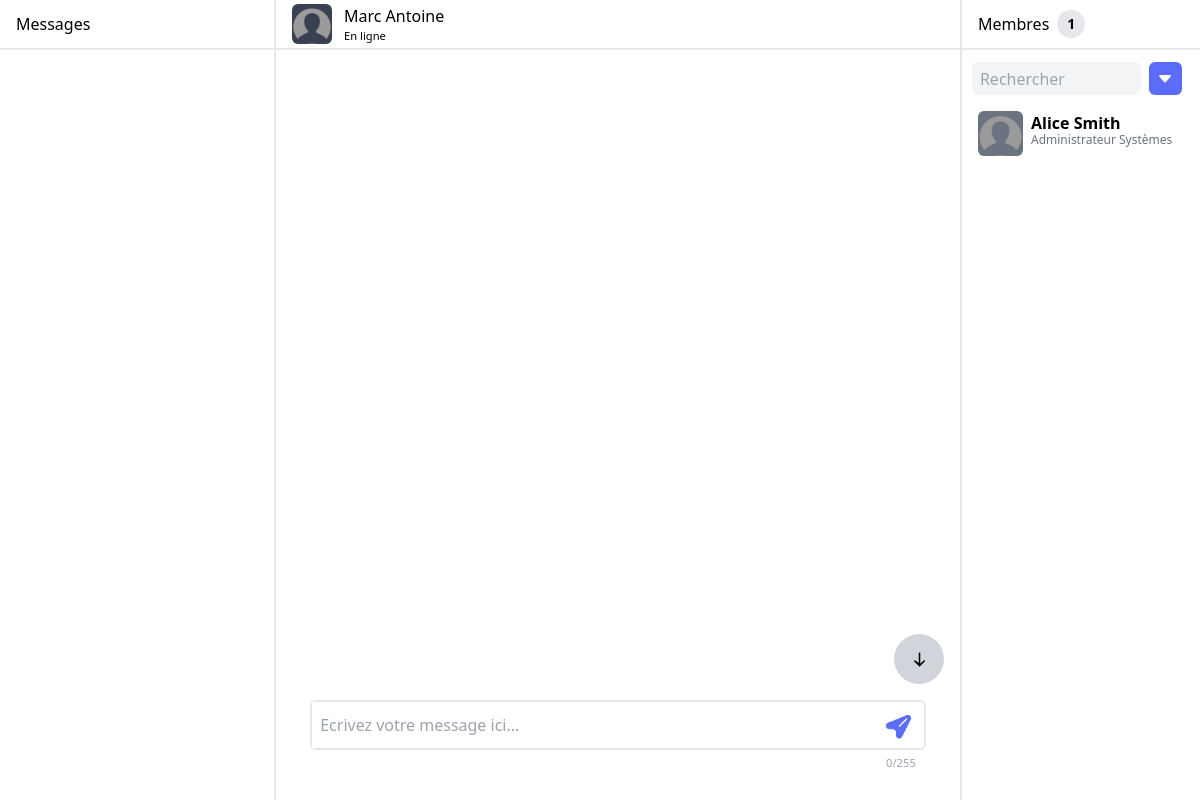
Page /ChatSphere/index.php on the earlier database version.
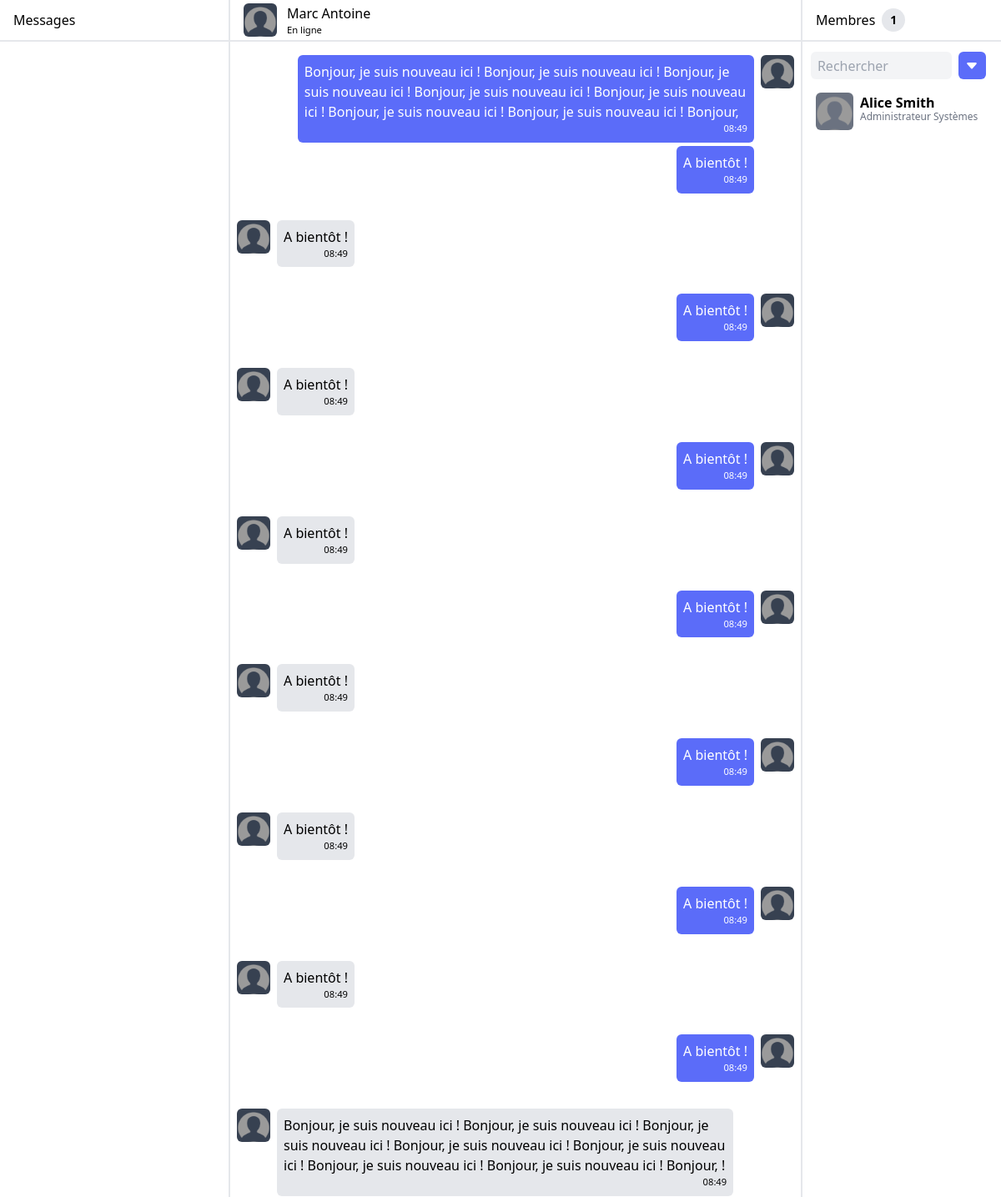
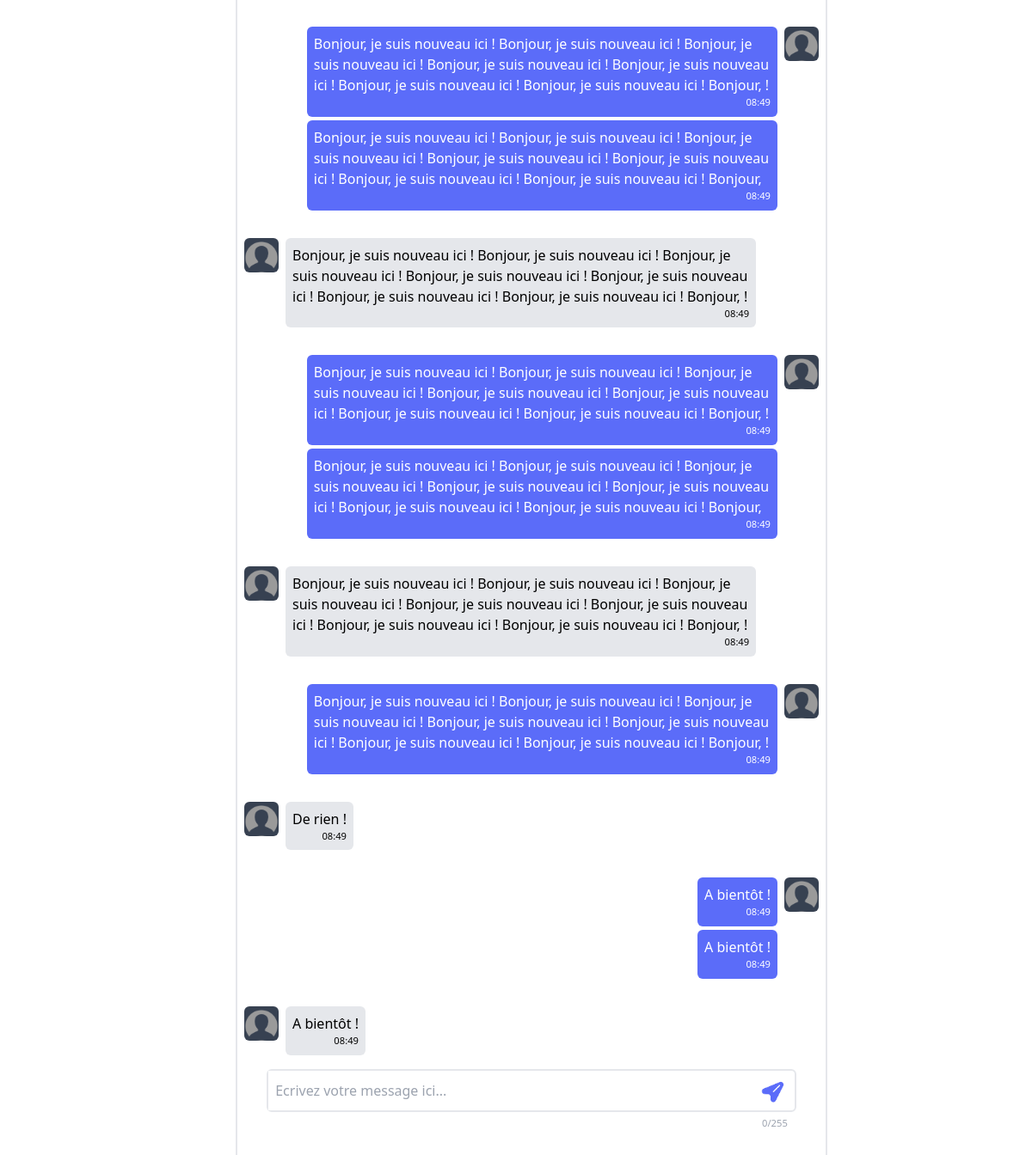
Same page on the later database version (2 pictures, top to bottom).
### tables this page shows
create table
    users(
        idUser int NOT NULL auto_increment,
        idEntreprise int not null,
        nom VARCHAR(50) NOT NULL,
        prenom VARCHAR(50) NOT null,
        email varchar(50) not null,
        hashedPass VARCHAR(50) NOT NULL,
        metier VARCHAR(50) NOT NULL,
        constraint PK_USER PRIMARY KEY(idUser),
        constraint FK_USER_ENTREPRISE FOREIGN KEY(idEntreprise) REFERENCES entreprises(idEntreprise)
    );

CREATE TABLE
    messages(
        idMessage int not null auto_increment,
        idDiscussion int not null,
        idUser int not null,
         
        content varchar(255) NOT NULL,
        timestamp TIMESTAMP DEFAULT CURRENT_TIMESTAMP,
        constraint PK_MESSAGES PRIMARY KEY(idMessage),
        constraint FK_MESSAGES_DISCUSSION FOREIGN KEY(idDiscussion) REFERENCES discussions(idDiscussion),
        constraint FK_MESSAGES_USER FOREIGN KEY(idUser) REFERENCES users(idUser)
    );

### ChatSphere/Controller/config_bdd.php (called while the page is built)
<?php
$serveur = "localhost";
$bdd = "syncpro";
$user = "root";
$mdp = "";

### ChatSphere/Model/model.class.php (called while the page is built)
<?php
class Modele
{
    private $unPDO;
    public function __construct($serveur, $bdd, $user, $mdp)
    {
        $this->unPDO = null;
        try {
            $url = "mysql:host=" . $serveur . ";dbname=" . $bdd;
            $this->unPDO = new PDO(
                $url,
                $user,
                $mdp,
                array(PDO::MYSQL_ATTR_INIT_COMMAND => "SET NAMES utf8")
            );
        } catch (PDOException $exp) {
            echo "<br> Erreur de connexion à la BDD!";
            echo $exp->getMessage();
        }
    }
    public function getAllColleagues($idUser)
    {
        $sql = "select * from users where idEntreprise = (select idEntreprise from users where idUser = :idUser ) and not idUser = :idUser ;";
        $donnees = array(
            ":idUser" => $idUser
        );
        $select = $this->unPDO->prepare($sql);
        $select->execute($donnees);
        return $select->fetchAll();
    }
    public function getAllMessages($idDiscussion)
    {
        $sql = "select * from messages where idDiscussion = :idDiscussion order by timestamp asc;";
        $donnees = array(
            ":idDiscussion" => $idDiscussion
        );
        $select = $this->unPDO->prepare($sql);
        $select->execute($donnees);
        return $select->fetchAll();
    }
}

### ChatSphere/Controller/controller.class.php (called while the page is built)
<?php
require_once("model/model.class.php");
class Controleur
{
    private $unModele;
    public function __construct($serveur, $bdd, $user, $mdp)
    {
        $this->unModele = new Modele($serveur, $bdd, $user, $mdp);
    }
    public function getAllColleagues($idUser)
    {
        return $this->unModele->getAllColleagues($idUser);
    }
    public function getAllMessages($idDiscussion)
    {
        return $this->unModele->getAllMessages($idDiscussion);
    }
}

### ChatSphere/Views/MessagesSection.php (the view, shortened to what this page needs)
<?php
$messagesDiscussion = $unControleur->getAllMessages(1);
?>
<div class="lg:w-[57%] w-full overflow-hidden">
    <nav class="w-full flex h-[50px]  border-b-2">
        <div class="flex w-full items-center ps-4 ">
            <div class="defaultAvatar bg-gray-700 aspect-square w-[40px] h-[40px] rounded-md"></div>
            <div class="flex flex-col ms-3">
                <p class=" w-full text-elipsis line-clamp-1">Marc Antoine</p>
                <span class="text-2xs">En ligne</span>
            </div>
        </div>
    </nav>
    <div class="flex flex-col h-[calc(100%-150px)] py-4 relative">
        <div class="messagesDiv overflow-y-auto">
            <?php
            $previousUser = null;
            foreach ($messagesDiscussion as $message) {
                if ($message['idUser'] == 1) {
                    if ($previousUser == null || $previousUser != $message['idUser']) {
                        echo "
                        <div class='msgMe flex justify-end " . ($previousUser == null ? "mt-0" : "mt-8") . "'>
                            <div class='flex flex-col bg-secondary text-white max-w-[80%] rounded-md p-2 mx-2 min-w-[75px]'>
                                <div>" . $message['content'] . "</div>
                                <div class='w-full flex justify-end items-center'>
                                    <span class='text-2xs'>" . substr($message['timestamp'], 11, 5) . "</span>
                                </div>
                            </div>
                            <div class='defaultAvatar bg-gray-700 aspect-square w-[40px] h-[40px] rounded-md mx-2 ms-0'></div>
                        </div>
                        ";
                    } else {
                        echo "
                        <div class='msgMe flex justify-end mt-1'>
                            <div class='flex flex-col bg-secondary text-white max-w-[80%] rounded-md p-2 mx-2 min-w-[75px]'>
                                <div>" . $message['content'] . "</div>
                                <div class='w-full flex justify-end items-center'>
                                    <span class='text-2xs'>" . substr($message['timestamp'], 11, 5) . "</span>
                                </div>
                            </div>
                            <div class='w-[40px] h-[40px] m-2 ms-0'></div>
                        </div>
                        ";
                    }
                } else {
                    if ($previousUser == null || $previousUser != $message['idUser']) {
                        echo "
                        <div class='msgOthers flex justify-start " . ($previousUser == null ? "mt-0" : "mt-8") . "'>
                            <div class='defaultAvatar bg-gray-700 aspect-square w-[40px] h-[40px] rounded-md mx-2 me-0'></div>
                            <div class='flex flex-col bg-gray-200 text-black max-w-[80%] rounded-md p-2 mx-2 min-w-[75px]'>
                                <div>" . $message['content'] . "</div>
                                <div class='w-full flex justify-end items-center'>
                                    <span class='text-2xs'>" . substr($message['timestamp'], 11, 5) . "</span>
                                </div>
                            </div>
                        </div>
                        ";
                    }
                }
                $previousUser = $message['idUser'];
            }
            ?>
        </div>
        <div onclick="scrollToBottom()" class="scrollToBottomButton w-[50px] h-[50px] bg-gray-300 rounded-full absolute bottom-0 right-0 mb-4 mr-4 flex justify-center items-center cursor-pointer select-none">
            <svg xmlns="http://www.w3.org/2000/svg" width="25" height="25" fill="currentColor" class="bi bi-arrow-down" viewBox="0 0 16 16">
                <path fill-rule="evenodd" d="M8 3.5a.5.5 0 0 1 .5.5v6.793l2.146-2.147a.5.5 0 1 1 .708.708l-3 3a.5.5 0 0 1-.708 0l-3-3a.5.5 0 0 1 .708-.708L7.5 10.293V4a.5.5 0 0 1 .5-.5Z" />
            </svg>
        </div>
    </div>
    <div class="flex h-[100px] justify-center bg-white">
        <div class="w-[90%] h-[50px] flex rounded-md border-2 border-gray-200 items-center relative">
            <input name="" id="messageInput" class="w-full h-full p-2 resize-none outline-none" placeholder="Ecrivez votre message ici..." maxlength="255"></input>
            <img src="../Assets/sendMessageButton.png" alt="" class="cursor-pointer h-[50px] w-[50px]">
            <div class="absolute -bottom-6 right-0 mr-2 text-2xs text-gray-400"><span id="characterCounter">0</span>/255</div>
        </div>
    </div>
</div>

### ChatSphere/index.php (shortened to what this page needs)
<?php
require_once("Controller/config_bdd.php");
require_once("Controller/controller.class.php");
$unControleur = new Controleur($serveur, $bdd, $user, $mdp);
?>
<!DOCTYPE html>
<html lang="en">
<head>
    <script src="https://cdn.tailwindcss.com"></script>
    <link rel="stylesheet" href="./css/index.css">
</head>
<body class="overflow-hidden">
    <div class="flex w-screen h-screen overflow-x-hidden">
        <?php
        require_once("Views/ConversationsSection.php");
        require_once("Views/MessagesSection.php");
        require_once("Views/MembersSection.php");
        ?>
    </div>
</body>
</html>

### ChatSphere/Views/ConversationsSection.php (shortened to what this page needs)
<aside id="convSection" class="lg:w-[23%] w-0 left-0 max-w-[100%]  h-screen absolute lg:relative lg:block lg:bg-white bg-gray-50 overflow-hidden transition-all duration-500 border-e-2">
    <div class="h-[50px] flex justify-between items-center p-4 border-b-2">
        <p>Messages</p>
    </div>
</aside>

### ChatSphere/Views/MembersSection.php (shortened to what this page needs)
<?php
$colleagues = $unControleur->getAllColleagues('1');
?>
<aside id="membersSection" class="lg:w-[20%] w-0 max-w-[100%] right-0 h-screen absolute lg:relative lg:block lg:bg-white bg-gray-50 overflow-hidden transition-all duration-500 border-s-2">
    <div class="h-[50px] flex justify-between items-center p-4 border-b-2">
        <p class="flex gap-2 items-center">Membres <span class="flex items-center justify-center font-semibold text-sm w-7 h-7 rounded-full bg-gray-200"><?php echo count($colleagues); ?></span></p>
    </div>
    <div class="flex flex-col items-center gap-4 relative min-h-[calc(100%-50px)] max-h-[calc(100%-50px)] overflow-hidden">
        <div class="flex w-full mt-3 max-h-[50px] justify-center ">
            <div class="flex w-11/12  justify-between">
                <input onkeyup="showColleaguesFiltered()" id="nameInput" type="text" placeholder="Rechercher" class="rounded-md bg-gray-100 px-2 py-1 w-10/12 focus:outline-border cursor-text text-gray-600">
                <button onclick='handleShowFilter()' class="bg-secondary mx-2 rounded-md w-2/12 max-w-[50px] aspect-square flex justify-center items-center">
                    <svg class="relative z-0" xmlns="http://www.w3.org/2000/svg" width="16" height="16" fill="white" class="bi bi-caret-down-fill" viewBox="0 0 16 16">
                        <path d="M7.247 11.14 2.451 5.658C1.885 5.013 2.345 4 3.204 4h9.592a1 1 0 0 1 .753 1.659l-4.796 5.48a1 1 0 0 1-1.506 0z" />
                    </svg>
                </button>
            </div>
        </div>
        <div id="membersWrapper" class="w-full flex flex-col gap-2 overflow-y-auto pb-2">
            <?php
            for ($i = 0; $i < count($colleagues); $i++) {
                echo "<div class='flex max-w-full mx-4 gap-2'>
                            <div class='defaultAvatar aspect-square rounded-md bg-gray-500 w-[45px] h-[45px]'></div>
                            <div class='flex flex-col'>
                                <p class='font-semibold w-full text-elipsis line-clamp-1'>" . $colleagues[$i]['nom'] . " " . $colleagues[$i]['prenom'] . "</p>
                                <span class='w-full line-clamp-1 text-elipsis text-gray-500 text-xs relative top-[-3px]'>" . $colleagues[$i]['metier'] . "</span>
                            </div>
                        </div>";
            }
            ?>
        </div>
</aside>

### ChatSphere/css/index.css (style rules this page uses)
body { margin: 0; }
.text-2xs { font-size: 0.7rem; }
.defaultAvatar { background-image: url("../images/User-Profile.png"); background-position-y: center; background-size: contain; }

Differences in the rows shown:
added messages: content "Bonjour, je suis nouveau ici ! Bonjour, je suis nouveau ici ! Bonjour, je suis nouveau ici ! Bonjour, je suis nouveau ici ! Bonjour, je suis nouveau ici ! Bonjour, je suis nouveau ici ! Bonjour, je suis nouveau ici ! Bonjour,", timestamp "08:49"
added messages: content "A bientôt !", timestamp "08:49"
added messages: content "A bientôt !", timestamp "08:49"
added messages: content "A bientôt !", timestamp "08:49"
added messages: content "A bientôt !", timestamp "08:49"
added messages: content "A bientôt !", timestamp "08:49"
added messages: content "A bientôt !", timestamp "08:49"
added messages: content "A bientôt !", timestamp "08:49"
added messages: content "A bientôt !", timestamp "08:49"
added messages: content "A bientôt !", timestamp "08:49"
added messages: content "A bientôt !", timestamp "08:49"
added messages: content "A bientôt !", timestamp "08:49"
added messages: content "A bientôt !", timestamp "08:49"
added messages: content "A bientôt !", timestamp "08:49"
added messages: content "Bonjour, je suis nouveau ici ! Bonjour, je suis nouveau ici ! Bonjour, je suis nouveau ici ! Bonjour, je suis nouveau ici ! Bonjour, je suis nouveau ici ! Bonjour, je suis nouveau ici ! Bonjour, je suis nouveau ici ! Bonjour, !", timestamp "08:49"
added messages: content "Bonjour, je suis nouveau ici ! Bonjour, je suis nouveau ici ! Bonjour, je suis nouveau ici ! Bonjour, je suis nouveau ici ! Bonjour, je suis nouveau ici ! Bonjour, je suis nouveau ici ! Bonjour, je suis nouveau ici ! Bonjour, !", timestamp "08:49"
added messages: content "Bonjour, je suis nouveau ici ! Bonjour, je suis nouveau ici ! Bonjour, je suis nouveau ici ! Bonjour, je suis nouveau ici ! Bonjour, je suis nouveau ici ! Bonjour, je suis nouveau ici ! Bonjour, je suis nouveau ici ! Bonjour,", timestamp "08:49"
added messages: content "Bonjour, je suis nouveau ici ! Bonjour, je suis nouveau ici ! Bonjour, je suis nouveau ici ! Bonjour, je suis nouveau ici ! Bonjour, je suis nouveau ici ! Bonjour, je suis nouveau ici ! Bonjour, je suis nouveau ici ! Bonjour, !", timestamp "08:49"
added messages: content "Bonjour, je suis nouveau ici ! Bonjour, je suis nouveau ici ! Bonjour, je suis nouveau ici ! Bonjour, je suis nouveau ici ! Bonjour, je suis nouveau ici ! Bonjour, je suis nouveau ici ! Bonjour, je suis nouveau ici ! Bonjour, !", timestamp "08:49"
added messages: content "Bonjour, je suis nouveau ici ! Bonjour, je suis nouveau ici ! Bonjour, je suis nouveau ici ! Bonjour, je suis nouveau ici ! Bonjour, je suis nouveau ici ! Bonjour, je suis nouveau ici ! Bonjour, je suis nouveau ici ! Bonjour,", timestamp "08:49"
added messages: content "Bonjour, je suis nouveau ici ! Bonjour, je suis nouveau ici ! Bonjour, je suis nouveau ici ! Bonjour, je suis nouveau ici ! Bonjour, je suis nouveau ici ! Bonjour, je suis nouveau ici ! Bonjour, je suis nouveau ici ! Bonjour, !", timestamp "08:49"
added messages: content "Bonjour, je suis nouveau ici ! Bonjour, je suis nouveau ici ! Bonjour, je suis nouveau ici ! Bonjour, je suis nouveau ici ! Bonjour, je suis nouveau ici ! Bonjour, je suis nouveau ici ! Bonjour, je suis nouveau ici ! Bonjour, !", timestamp "08:49"
added messages: content "De rien !", timestamp "08:49"
added messages: content "A bientôt !", timestamp "08:49"
added messages: content "A bientôt !", timestamp "08:49"
added messages: content "A bientôt !", timestamp "08:49"
